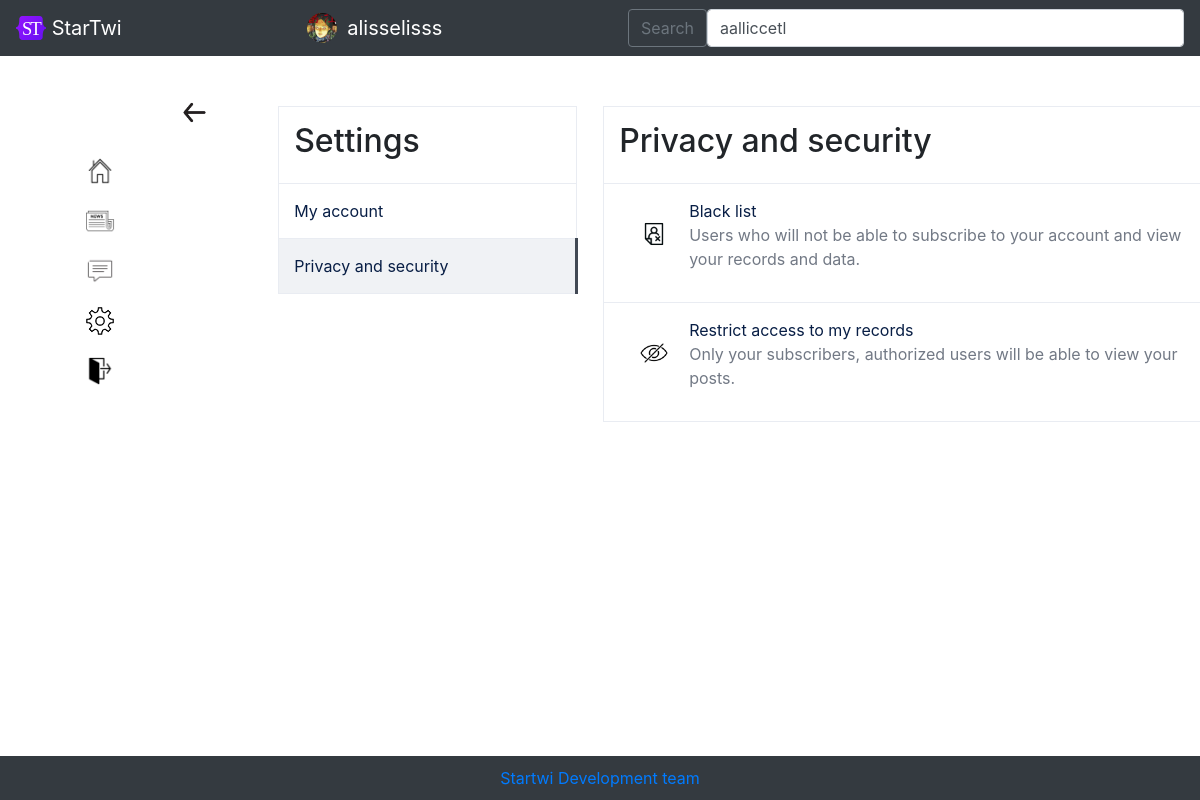
The app's page /privacy_and_security/alisselisss (signed in) with its own data.
### data/users.py (models this page shows, shortened)
class User(SqlAlchemyBase, UserMixin):
    __tablename__ = 'users'
    id = sqlalchemy.Column(sqlalchemy.Integer, primary_key=True, autoincrement=True)
    username = sqlalchemy.Column(sqlalchemy.String, unique=True, nullable=True)
    year_of_birth = sqlalchemy.Column(sqlalchemy.Integer, nullable=True)
    month_of_birth = sqlalchemy.Column(sqlalchemy.Integer, nullable=True)
    day_of_birth = sqlalchemy.Column(sqlalchemy.Integer, nullable=True)
    country = sqlalchemy.Column(sqlalchemy.String, nullable=True)
    email = sqlalchemy.Column(sqlalchemy.String, unique=True, nullable=True)
    hashed_password = sqlalchemy.Column(sqlalchemy.String, nullable=True)
    modified_date = sqlalchemy.Column(sqlalchemy.DateTime, default=datetime.datetime.now())
    photo = sqlalchemy.Column(sqlalchemy.String, unique=True, nullable=True)
    about_me = sqlalchemy.Column(sqlalchemy.String, unique=True, nullable=True)
    followers = sqlalchemy.Column(sqlalchemy.String, nullable=True, default=' ')
    following = sqlalchemy.Column(sqlalchemy.String, nullable=True, default=' ')
    restrict = sqlalchemy.Column(sqlalchemy.Boolean, nullable=True, default=False)
    blacklist = sqlalchemy.Column(sqlalchemy.String, nullable=True, default=' ')

### main.py (the view)
@app.route('/privacy_and_security/<username>', methods=['GET', 'POST'])
@login_required
def privacy_and_security(username):
    return render_template('privacyandsecurity.html', title='', user=current_user,
                           url_for=url_for, userlist=get_userlist(),
                           css_file=url_for('static', filename='css/style.css'),
                           params='Privacy and security'
                           )

### data/db_session.py (called while the page is built)
def create_session() -> Session:
    global __factory
    return __factory()

### main.py (called while the page is built)
@login_manager.user_loader
def load_user(user_id):
    db_sess = db_session.create_session()
    return db_sess.query(User).get(user_id)

def get_userlist():
    return sorted(db_session.create_session().query(User).filter(User.username != current_user.username),
                  key=lambda x: [0 if str(x.id) in current_user.following.split(', ') else 1,
                                 - len(list(set(current_user.following.split(', ')) & set(
                                     x.following.split(', ')))),
                                 - len(list(set(current_user.followers.split(', ')) & set(
                                     x.followers.split(', ')))),
                                 x.username])

### templates/privacyandsecurity.html
{% extends "base_logged_in.html" %}
{% block content %}
<a href="/account/{{ current_user.username }}" class="settingsback"><img src="{{ url_for('static', filename='img/back.png') }}" width="33px"></a>
<div class="block">
    <div class="params">
        <table>
        <tr><td><h2 class="">Settings</h2></td></tr>
        {% if params == 'Account settings' %}
            <tr><td class="selected"><a href="/account_settings/{{ current_user.username }}">My account</a></td></tr>
            <tr><td><a href="/privacy_and_security/{{ current_user.username }}">Privacy and security</a></td></tr>
        {% else %}
            <tr><td><a href="/account_settings/{{ current_user.username }}">My account</a></td></tr>
            <tr><td class="selected"><a href="/privacy_and_security/{{ current_user.username }}">Privacy and security</a></td></tr>
        {% endif %}
        </table>
    </div>
    <div class="information">
        <table class="table_information">
            <tr><td><h2 class="">{{ params }}</h2></td></tr>
            <tr><td><img src="{{ url_for('static', filename='img/black_list_icon.jpg') }}" class="icon"><a href="/blacklist">Black list</a>
                    <p>Users who will not be able to subscribe to your account and view your records and data.</p>
            </td></tr>
            <tr><td><img src="{{ url_for('static', filename='img/restrict_icon.png') }}" class="icon"><a href="/restrict_access">Restrict access to my records</a>
                    <p>Only your subscribers, authorized users will be able to view your posts.</p>
            </td></tr>
        </table>
    </div>
</div>
{% endblock %}

### templates/base_logged_in.html (shortened to what this page needs)
<!DOCTYPE html>
<html lang="en">
<head>
    <link rel="stylesheet"
          href="https://stackpath.bootstrapcdn.com/bootstrap/4.4.1/css/bootstrap.min.css"
>
    <link href="http://rawgithub.com/indrimuska/jquery-editable-select/master/dist/jquery-editable-select.min.css" rel="stylesheet">
    <link rel="stylesheet" type="text/css" href={{ css_file }}>
</head>
<body>
    <header>
        <nav class="navbar navbar-dark bg-dark">
            <a class="navbar-brand" href="#">
                <img src="/static/img/startwi-logo.svg" alt="" width="30" height="24" class="d-inline-block align-text-top">
                StarTwi
            </a>
            <a href="/account/{{ current_user.username }}" style="text-decoration: none;" class="navbar-brand">
                <img src="{{ url_for('static', filename='img/' + current_user.photo) }}" alt="" width="30" height="30" class="icon" style="margin: 0px; margin-right: 10px;">
                {{ current_user.username }}</a>
            <form class="d-flex" method="post" id="sample_form" name="sample_form">
                <button class="btn btn-outline-secondary" type="submit" name="Save" id="save">Search</button>
                <select name="users" id="users" class="form-control me-2" type="search" placeholder="Search" aria-label="Search">
                    {% for found_user in userlist %}
                        {% if found_user %}
                            <option>{{ found_user.username }}</option>
                        {% endif %}
                    {% endfor %}
               </select>
      </form>
    </nav>
    </header>
    <main role="main" class="container">
        <div style="float:left;">
            <ul style="list-style-type: none;">
                <li><a href="/account/{{ current_user.username }}"><img src="{{ url_for('static', filename='img/home_icon.png') }}" style="width:30px; margin-top:60px;"></a></li>
                <li><a href="/newstape"><img src="{{ url_for('static', filename='img/news_icon.png') }}" style="width:30px; margin-top:20px;"></a></li>
                <li><a href="/chats"><img src="{{ url_for('static', filename='img/messenger_icon.png') }}" style="width:30px; margin-top:20px;"></a></li>
                <li><a href="/account_settings/{{ current_user.username }}"><img src="{{ url_for('static', filename='img/settings.png') }}" style="width:30px; margin-top:20px;"></a></li>
                <li><a href="/logout"><img src="{{ url_for('static', filename='img/exit-icon.png') }}" style="width:30px; margin-top:20px;"></a></li>
            </ul>
        </div>
        <div style="margin-left: 12%">
            {% block content %}{% endblock %}
        </div>
        <br><br><br>
          <div class="footer"><a href="mailto:dashastepanova1901@mail.ru">Startwi Development team</a>
  </div>
    </main>
</body>
</html>

### static/css/style.css (style rules this page uses)
.params { padding-top: 10px; padding-bottom: 10px; padding-left: 10px; float: left; position: absolute; width: 200px; }
.block { margin: 40px; }
.selected { border-right: 3px solid #424954; background: #f0f2f5; }
table { border: 1px solid #e9ecf2; border-radius: 10px; width: 300px; margin-left: 50px; }
.information { margin-left: 325px; padding-top: 10px; padding-bottom: 10px; padding-left: 10px; position: absolute; width: 500px; }
td { padding-top: 15px; padding-bottom: 15px; padding-left: 15px; border-bottom: 1px solid #e9ecf2; }
.icon { width: 30px; border-radius: 30px; float: left; margin: 20px; font-size: 27px; }
.table_information { width: 600px; }
table a, .table_information a { color: #081e45; display: block; height: 100%; }
table p { color: #727985; }
.settingsback { margin-bottom: 0px; float:left; position: absolute; }

### templates/base_logged_in.html (style rules this page uses)
.footer { position: fixed; left: 0; bottom: 0; padding: 10px; background: #343a40; color: #ffffff; width: 100%; text-align: center; }

### records on screen
User: photo (picture), username "alisselisss"

### other values on screen
{{ params }} "Privacy and security"
form field users "aalliccetl"
